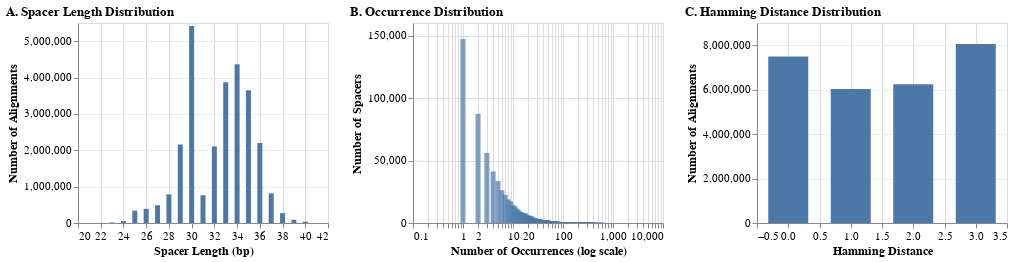

Here is the notebook cell this chart was saved with:
### Code cell
# Create distribution plots
combined_chart = plot_spacer_distributions(
    results_df=results_hamming3,
    spacer_counts_with_tools=spacer_counts_with_tools
)
combined_chart

### Figure 1 — Vega-Lite specification as saved in the notebook (floating-point values rounded to 4 significant figures; data arrays with more than 128 entries replaced by an {"elided": "..."} marker saying what was removed)
{"config": {"view": {"continuousWidth": 300, "continuousHeight": 300}, "axis": {"labelFontSize": 11, "titleFontSize": 12}, "title": {"anchor": "start", "fontSize": 13}}, "hconcat": [{"data": {"name": "data-5ddb86130ca870cef33ff7ce96cfeedb"}, "mark": {"type": "bar"}, "encoding": {"x": {"axis": {"grid": true}, "field": "spacer_length", "title": "Spacer Length (bp)", "type": "quantitative"}, "y": {"axis": {"grid": true, "gridDash": [2, 2], "title": "Number of Alignments"}, "field": "count", "type": "quantitative"}}, "height": 200, "title": "A. Spacer Length Distribution", "width": 250}, {"data": {"name": "data-b610e82e2b7ee78d69194331bceae995"}, "mark": {"type": "bar", "opacity": 0.7}, "encoding": {"x": {"field": "n_occurrences", "scale": {"type": "log"}, "title": "Number of Occurrences (log scale)", "type": "quantitative"}, "y": {"field": "count", "title": "Number of Spacers", "type": "quantitative"}}, "height": 200, "title": "B. Occurrence Distribution", "width": 250}, {"data": {"name": "data-2bc87347f524cb963014af6453ed3561"}, "mark": {"type": "bar", "width": 40}, "encoding": {"x": {"axis": {"grid": true}, "field": "distance_hamming", "title": "Hamming Distance", "type": "quantitative"}, "y": {"axis": {"grid": true, "gridDash": [2, 2], "title": "Number of Alignments"}, "field": "count", "type": "quantitative"}}, "height": 200, "title": "C. Hamming Distance Distribution", "width": 250}], "$schema": "https://vega.github.io/schema/vega-lite/v5.20.1.json", "datasets": {"data-5ddb86130ca870cef33ff7ce96cfeedb": [{"spacer_length": 39, "count": 88567}, {"spacer_length": 31, "count": 762394}, {"spacer_length": 37, "count": 814502}, {"spacer_length": 33, "count": 3867889}, {"spacer_length": 25, "count": 339409}, {"spacer_length": 27, "count": 488241}, {"spacer_length": 23, "count": 14580}, {"spacer_length": 35, "count": 3648333}, {"spacer_length": 22, "count": 1672}, {"spacer_length": 38, "count": 269628}, {"spacer_length": 36, "count": 2201170}, {"spacer_length": 28, "count": 788904}, {"spacer_length": 41, "count": 1}, {"spacer_length": 30, "count": 5417777}, {"spacer_length": 26, "count": 389309}, {"spacer_length": 34, "count": 4367880}, {"spacer_length": 29, "count": 2159083}, {"spacer_length": 40, "count": 35864}, {"spacer_length": 24, "count": 53638}, {"spacer_length": 32, "count": 2106065}], "data-b610e82e2b7ee78d69194331bceae995": {"elided": "1205 records"}, "data-2bc87347f524cb963014af6453ed3561": [{"distance_hamming": 1, "count": 6026861}, {"distance_hamming": 2, "count": 6247558}, {"distance_hamming": 0, "count": 7488969}, {"distance_hamming": 3, "count": 8051518}]}}
